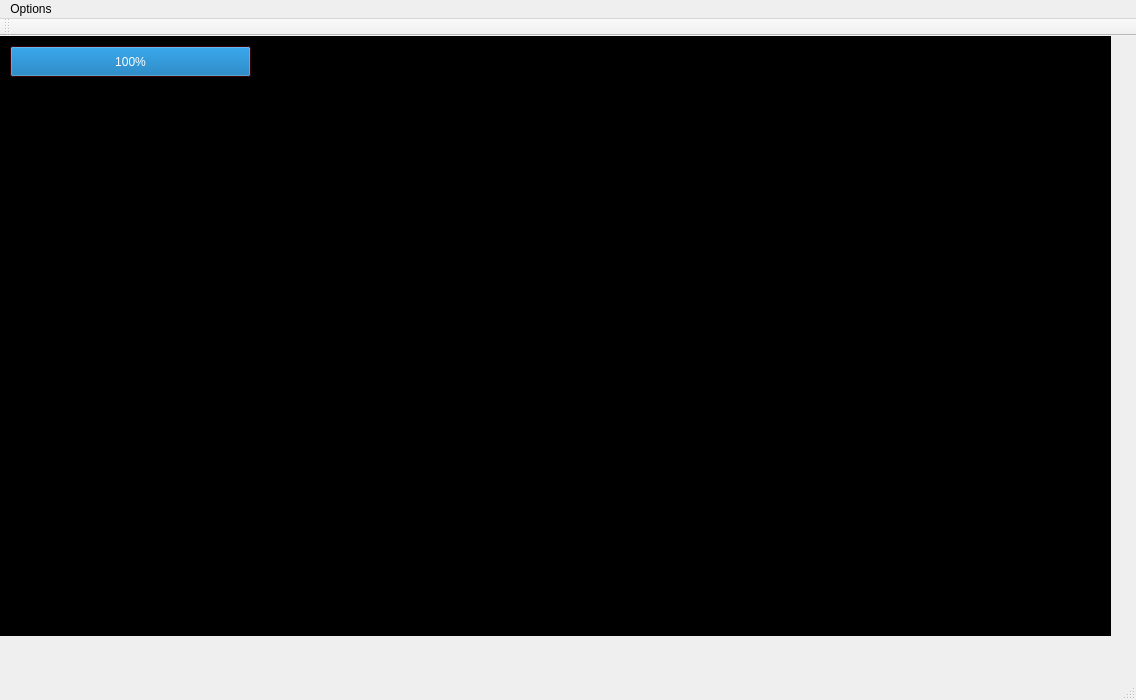
<?xml version="1.0" encoding="UTF-8"?>
<ui version="4.0">
 <class>MainWindow</class>
 <widget class="QMainWindow" name="MainWindow">
  <property name="geometry">
   <rect>
    <x>0</x>
    <y>0</y>
    <width>1136</width>
    <height>700</height>
   </rect>
  </property>
  <property name="windowTitle">
   <string>MainWindow</string>
  </property>
  <widget class="QWidget" name="centralWidget">
   <widget class="QGraphicsView" name="graphicsView">
    <property name="geometry">
     <rect>
      <x>0</x>
      <y>0</y>
      <width>1111</width>
      <height>600</height>
     </rect>
    </property>
    <property name="styleSheet">
     <string notr="true">background-color: rgb(0, 0, 0);</string>
    </property>
   </widget>
   <widget class="QProgressBar" name="progressBar">
    <property name="geometry">
     <rect>
      <x>10</x>
      <y>10</y>
      <width>241</width>
      <height>31</height>
     </rect>
    </property>
    <property name="palette">
     <palette>
      <active>
       <colorrole role="Button">
        <brush brushstyle="SolidPattern">
         <color alpha="255">
          <red>85</red>
          <green>0</green>
          <blue>0</blue>
         </color>
        </brush>
       </colorrole>
       <colorrole role="Base">
        <brush brushstyle="SolidPattern">
         <color alpha="255">
          <red>85</red>
          <green>0</green>
          <blue>0</blue>
         </color>
        </brush>
       </colorrole>
       <colorrole role="Window">
        <brush brushstyle="SolidPattern">
         <color alpha="255">
          <red>85</red>
          <green>0</green>
          <blue>0</blue>
         </color>
        </brush>
       </colorrole>
       <colorrole role="AlternateBase">
        <brush brushstyle="SolidPattern">
         <color alpha="255">
          <red>0</red>
          <green>0</green>
          <blue>0</blue>
         </color>
        </brush>
       </colorrole>
      </active>
      <inactive>
       <colorrole role="Button">
        <brush brushstyle="SolidPattern">
         <color alpha="255">
          <red>85</red>
          <green>0</green>
          <blue>0</blue>
         </color>
        </brush>
       </colorrole>
       <colorrole role="Base">
        <brush brushstyle="SolidPattern">
         <color alpha="255">
          <red>85</red>
          <green>0</green>
          <blue>0</blue>
         </color>
        </brush>
       </colorrole>
       <colorrole role="Window">
        <brush brushstyle="SolidPattern">
         <color alpha="255">
          <red>85</red>
          <green>0</green>
          <blue>0</blue>
         </color>
        </brush>
       </colorrole>
       <colorrole role="AlternateBase">
        <brush brushstyle="SolidPattern">
         <color alpha="255">
          <red>0</red>
          <green>0</green>
          <blue>0</blue>
         </color>
        </brush>
       </colorrole>
      </inactive>
      <disabled>
       <colorrole role="Button">
        <brush brushstyle="SolidPattern">
         <color alpha="255">
          <red>85</red>
          <green>0</green>
          <blue>0</blue>
         </color>
        </brush>
       </colorrole>
       <colorrole role="Base">
        <brush brushstyle="SolidPattern">
         <color alpha="255">
          <red>85</red>
          <green>0</green>
          <blue>0</blue>
         </color>
        </brush>
       </colorrole>
       <colorrole role="Window">
        <brush brushstyle="SolidPattern">
         <color alpha="255">
          <red>85</red>
          <green>0</green>
          <blue>0</blue>
         </color>
        </brush>
       </colorrole>
       <colorrole role="AlternateBase">
        <brush brushstyle="SolidPattern">
         <color alpha="255">
          <red>0</red>
          <green>0</green>
          <blue>0</blue>
         </color>
        </brush>
       </colorrole>
      </disabled>
     </palette>
    </property>
    <property name="cursor">
     <cursorShape>WaitCursor</cursorShape>
    </property>
    <property name="styleSheet">
     <string notr="true">background-image: url(:/Images/made.jpg);
background-color: rgb(85, 0, 0);
alternate-background-color: rgb(0, 0, 0);
</string>
    </property>
    <property name="value">
     <number>100</number>
    </property>
    <property name="invertedAppearance">
     <bool>false</bool>
    </property>
    <property name="textDirection">
     <enum>QProgressBar::BottomToTop</enum>
    </property>
   </widget>
  </widget>
  <widget class="QMenuBar" name="menuBar">
   <property name="geometry">
    <rect>
     <x>0</x>
     <y>0</y>
     <width>1136</width>
     <height>20</height>
    </rect>
   </property>
   <widget class="QMenu" name="menuOptions">
    <property name="title">
     <string>Options</string>
    </property>
    <addaction name="actionGo"/>
    <addaction name="actionStop"/>
   </widget>
   <addaction name="menuOptions"/>
  </widget>
  <widget class="QToolBar" name="mainToolBar">
   <attribute name="toolBarArea">
    <enum>TopToolBarArea</enum>
   </attribute>
   <attribute name="toolBarBreak">
    <bool>false</bool>
   </attribute>
  </widget>
  <widget class="QStatusBar" name="statusBar"/>
  <action name="actionGo">
   <property name="text">
    <string>Go</string>
   </property>
  </action>
  <action name="actionStop">
   <property name="text">
    <string>Stop</string>
   </property>
  </action>
 </widget>
 <layoutdefault spacing="6" margin="11"/>
 <resources/>
 <connections/>
</ui>
